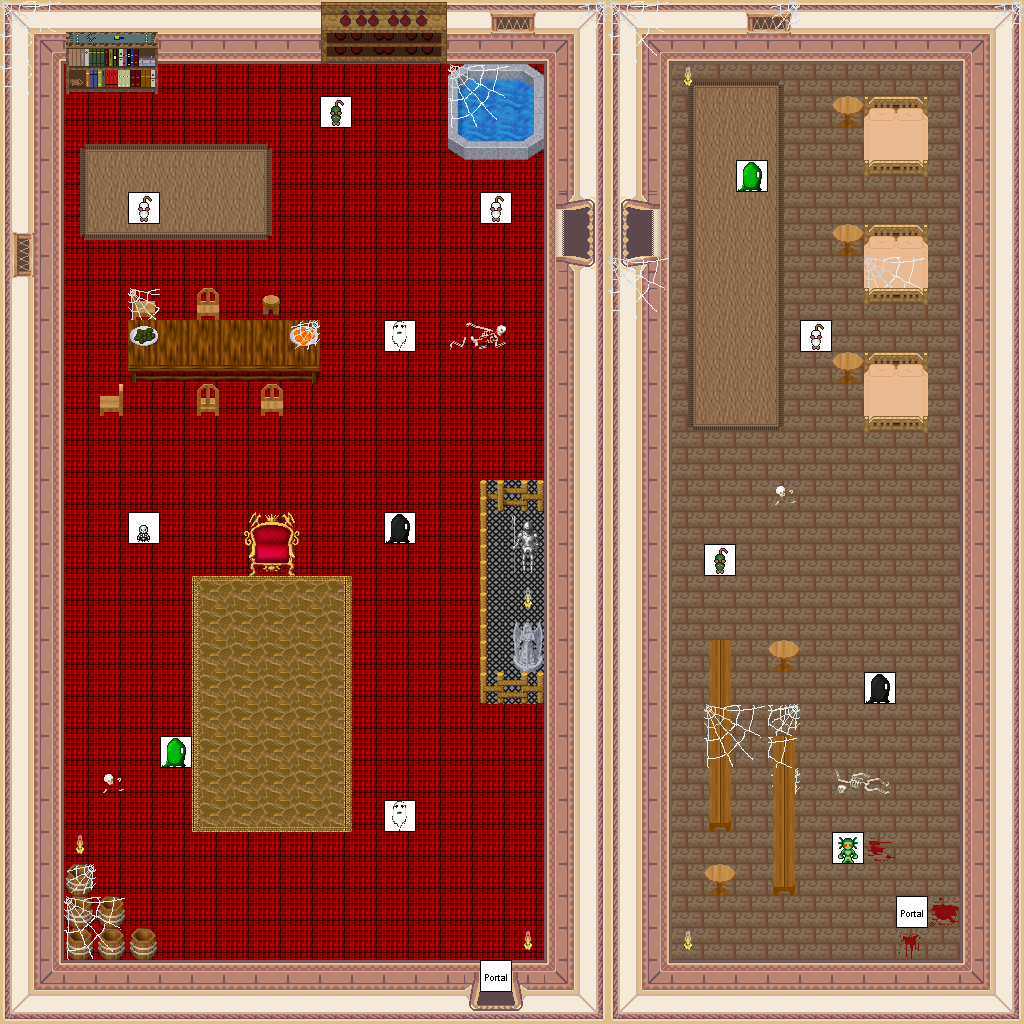

This is a level from a 2D game, rendered from its Tiled map with the project's own tilesets. A one-line summary and the map file follow, with tile-layer data summarised:
An orthogonal 32x32 tile map with 32x32 px tiles, 6 tile layers (0_floor, 1_terrain, 2_object, 3_roof, ...), 4 hidden layers not drawn, 38 tilesets.

<map version="1.2" tiledversion="1.2.5" orientation="orthogonal" renderorder="right-down" width="32" height="32" tilewidth="32" tileheight="32" infinite="0" nextlayerid="11" nextobjectid="1">
 <tileset firstgid="1" name="carpets.png" tilewidth="32" tileheight="32" tilecount="8" columns="4">
  <image source="../../tileset/furniture/carpet/carpets.png" width="128" height="64" />
 </tileset>
 <tileset firstgid="9" name="carpets_2.png" tilewidth="32" tileheight="32" tilecount="12" columns="4">
  <image source="../../tileset/furniture/carpet/carpets_2.png" trans="ff00ff" width="128" height="96" />
 </tileset>
 <tileset firstgid="21" name="collision.png" tilewidth="32" tileheight="32" tilecount="1" columns="1">
  <image source="../../tileset/logic/collision.png" width="32" height="32" />
 </tileset>
 <tileset firstgid="22" name="square_patch.png" tilewidth="32" tileheight="32" tilecount="9" columns="3">
  <image source="../../tileset/ground/square_patch.png" trans="ffffff" width="96" height="96" />
 </tileset>
 <tileset firstgid="31" name="chair/wooden.png" tilewidth="32" tileheight="32" tilecount="5" columns="5">
  <image source="../../tileset/furniture/chair/wooden.png" trans="ff00ff" width="160" height="32" />
 </tileset>
 <tileset firstgid="36" name="int_wall_pale.png" tilewidth="32" tileheight="32" tilecount="16" columns="2">
  <image source="../../tileset/building/wall/int_wall_pale.png" trans="ff00ff" width="64" height="256" />
 </tileset>
 <tileset firstgid="52" name="int_windows_purple.png" tilewidth="32" tileheight="32" tilecount="16" columns="4">
  <image source="../../tileset/building/window/int_windows_purple.png" trans="ff00ff" width="128" height="128" />
 </tileset>
 <tileset firstgid="68" name="int_wall_purple.png" tilewidth="32" tileheight="32" tilecount="20" columns="2">
  <image source="../../tileset/building/wall/int_wall_purple.png" trans="ff00ff" width="64" height="320" />
 </tileset>
 <tileset firstgid="88" name="dark_bookshelf.png" tilewidth="32" tileheight="32" tilecount="6" columns="3">
  <image source="../../tileset/furniture/shelve/dark_bookshelf.png" trans="ff00ff" width="96" height="64" />
 </tileset>
 <tileset firstgid="94" name="barrel.png" tilewidth="32" tileheight="32" tilecount="2" columns="1">
  <image source="../../tileset/item/pot/barrel.png" width="32" height="64" />
 </tileset>
 <tileset firstgid="96" name="skull_pale.png" tilewidth="32" tileheight="32" tilecount="2" columns="2">
  <image source="../../tileset/item/corpse/skull_pale.png" trans="ff00ff" width="64" height="32" />
 </tileset>
 <tileset firstgid="98" name="rectangular_with_meals.png" tilewidth="32" tileheight="32" tilecount="9" columns="3">
  <image source="../../tileset/furniture/table/rectangular_with_meals.png" trans="ff00ff" width="96" height="96" />
 </tileset>
 <tileset firstgid="107" name="pale_red_ns.png" tilewidth="32" tileheight="32" tilecount="36" columns="9">
  <image source="../../tileset/building/entrance/pale_red_ns.png" trans="ff00ff" width="288" height="128" />
 </tileset>
 <tileset firstgid="143" name="rug_border.png" tilewidth="32" tileheight="32" tilecount="9" columns="3">
  <image source="../../tileset/furniture/carpet/rug_border.png" width="96" height="96" />
 </tileset>
 <tileset firstgid="152" name="throne.png" tilewidth="32" tileheight="32" tilecount="6" columns="3">
  <image source="../../tileset/furniture/chair/throne.png" width="96" height="64" />
 </tileset>
 <tileset firstgid="158" name="pale_book_bottle_shelf.png" tilewidth="32" tileheight="32" tilecount="12" columns="3">
  <image source="../../tileset/furniture/shelve/pale_book_bottle_shelf.png" trans="ff00ff" width="96" height="128" />
 </tileset>
 <tileset firstgid="170" name="pool.png" tilewidth="32" tileheight="32" tilecount="9" columns="3">
  <image source="../../tileset/building/decoration/pool.png" width="96" height="96" />
 </tileset>
 <tileset firstgid="179" name="skeleton.png" tilewidth="32" tileheight="32" tilecount="4" columns="2">
  <image source="../../tileset/item/corpse/skeleton.png" trans="ff00ff" width="64" height="64" />
 </tileset>
 <tileset firstgid="183" name="fence_wooden.png" tilewidth="32" tileheight="32" tilecount="12" columns="3">
  <image source="../../tileset/building/fence/fence_wooden.png" width="96" height="128" />
 </tileset>
 <tileset firstgid="195" name="metal_and_stone.png" tilewidth="32" tileheight="32" tilecount="6" columns="3">
  <image source="../../tileset/item/statue/metal_and_stone.png" width="96" height="64" />
 </tileset>
 <tileset firstgid="201" name="pale_red_ew.png" tilewidth="32" tileheight="32" tilecount="48" columns="8">
  <image source="../../tileset/building/entrance/pale_red_ew.png" trans="ff00ff" width="256" height="192" />
 </tileset>
 <tileset firstgid="249" name="ong_front_on.png" tilewidth="32" tileheight="32" tilecount="3" columns="1">
  <image source="../../tileset/furniture/table/long_front_on.png" width="32" height="96" />
 </tileset>
 <tileset firstgid="252" name="wooden_pale.png" tilewidth="32" tileheight="32" tilecount="1" columns="1">
  <image source="../../tileset/furniture/table/wooden_pale.png" width="32" height="32" />
 </tileset>
 <tileset firstgid="253" name="wooden.png" tilewidth="32" tileheight="32" tilecount="1" columns="1">
  <image source="../../tileset/furniture/table/wooden.png" trans="ff00ff" width="32" height="32" />
 </tileset>
 <tileset firstgid="254" name="webs.png" tilewidth="32" tileheight="32" tilecount="6" columns="2">
  <image source="../../tileset/building/decoration/webs.png" width="64" height="96" />
 </tileset>
 <tileset firstgid="260" name="small_animal.png" tilewidth="32" tileheight="32" tilecount="8" columns="8">
  <image source="../../tileset/logic/creature/rodent.png" width="256" height="32" />
 </tileset>
 <tileset firstgid="268" name="portal.png" tilewidth="32" tileheight="32" tilecount="16" columns="8">
  <image source="../../tileset/logic/portal.png" width="256" height="64" />
 </tileset>
 <tileset firstgid="284" name="mutant.png" tilewidth="32" tileheight="32" tilecount="6" columns="6">
  <image source="../../tileset/logic/creature/mutant.png" width="192" height="32" />
 </tileset>
 <tileset firstgid="290" name="stairs.png" tilewidth="32" tileheight="32" tilecount="12" columns="2">
  <image source="../../tileset/building/stairs/stairs.png" width="64" height="192" />
 </tileset>
 <tileset firstgid="302" name="blood/nsew_stains.png" tilewidth="32" tileheight="32" tilecount="4" columns="2">
  <image source="../../tileset/item/blood/nsew_stains.png" width="64" height="64" />
 </tileset>
 <tileset firstgid="306" name="blood/floor_stain.png" tilewidth="32" tileheight="32" tilecount="1" columns="1">
  <image source="../../tileset/item/blood/floor_stain.png" width="32" height="32" />
 </tileset>
 <tileset firstgid="307" name="entrance/detail_ew.png" tilewidth="32" tileheight="32" tilecount="6" columns="2">
  <image source="../../tileset/building/entrance/detail_ew.png" width="64" height="96" />
 </tileset>
 <tileset firstgid="313" name="small oil lamp" tilewidth="32" tileheight="32" tilecount="8" columns="2">
  <image source="../../tileset/furniture/light/small_oil_lamp.png" width="64" height="128" />
 </tileset>
 <tileset firstgid="321" name="light 1x1" tilewidth="32" tileheight="32" tilecount="3" columns="3">
  <image source="../../tileset/light/light_1x1.png" width="96" height="32" />
 </tileset>
 <tileset firstgid="324" name="double_peach" tilewidth="32" tileheight="32" tilecount="8" columns="2">
  <image source="../../tileset/furniture/bed/double_peach.png" width="64" height="128" />
 </tileset>
 <tileset firstgid="332" name="logic/creature/slime" tilewidth="32" tileheight="32" tilecount="3" columns="3">
  <image source="../../tileset/logic/creature/slime.png" width="96" height="32" />
 </tileset>
 <tileset firstgid="335" name="logic/creature/undead_skeleton" tilewidth="32" tileheight="32" tilecount="6" columns="6">
  <image source="../../tileset/logic/creature/undead_skeleton.png" width="192" height="32" />
 </tileset>
 <tileset firstgid="341" name="logic/creature/undead_specter" tilewidth="32" tileheight="32" tilecount="6" columns="6">
  <image source="../../tileset/logic/creature/undead_specter.png" width="192" height="32" />
 </tileset>
 <layer id="1" name="0_floor" width="32" height="32">
  <data>[1024 cells, 1021 non-empty, 3 distinct tile ids]</data>
 </layer>
 <layer id="2" name="1_terrain" width="32" height="32">
  <data>[1024 cells, 496 non-empty, 77 distinct tile ids]</data>
 </layer>
 <layer id="3" name="2_object" width="32" height="32">
  <data>[1024 cells, 130 non-empty, 65 distinct tile ids]</data>
 </layer>
 <layer id="4" name="3_roof" width="32" height="32">
  <data>[1024 cells, 34 non-empty, 14 distinct tile ids]</data>
 </layer>
 <layer id="5" name="4_roof_add" width="32" height="32">
  <data>[1024 cells, 1 non-empty, 1 distinct tile ids]</data>
 </layer>
 <layer id="6" name="objects" width="32" height="32">
  <data>[1024 cells, 15 non-empty, 8 distinct tile ids]</data>
 </layer>
 <layer id="7" name="collision" width="32" height="32" visible="0" opacity="0.52">
  <data>[1024 cells, 427 non-empty, 1 distinct tile ids]</data>
 </layer>
 <layer id="8" name="protection" width="32" height="32" visible="0" opacity="0.31">
  <data>[1024 cells, 0 non-empty, 0 distinct tile ids]</data>
 </layer>
 <layer id="9" name="blend_ground" width="32" height="32" visible="0" opacity="0.44">
  <data>[1024 cells, 21 non-empty, 18 distinct tile ids]</data>
 </layer>
 <layer id="10" name="blend_roof" width="32" height="32" visible="0" opacity="0.38">
  <data>[1024 cells, 2 non-empty, 2 distinct tile ids]</data>
 </layer>
</map>
